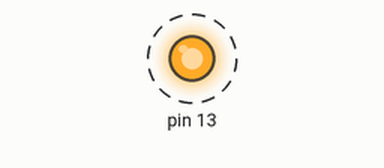
The sketch below on a simulated Arduino Uno, built with avr-gcc and run on an emulated ATmega328P. On the bench: output pins drawn as LEDs (lit = HIGH). Dashed ring = blinking. What the sketch prints to the serial monitor is not drawn.

Above: at 0.5 s.
Timing chart, 0 to 4.6 s (numbered marks = the images above):
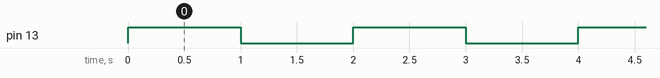

Measured:
- by itself, pin 13: alternates HIGH for 1.0 s and LOW for 1.0 s

The sketch:

blinking-lights.ino.ino
```cpp
void setup() {
  Serial.begin(9600);
  pinMode(13, OUTPUT);
}

void loop() {
  digitalWrite(13, HIGH);
  Serial.println("currently on");
  delay(1000);
  digitalWrite(13, LOW);
  Serial.println("currently off");
  delay(1000);
}
```
